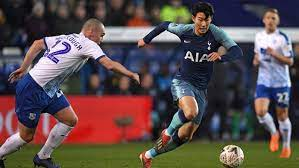
#> input picture soccer.jpg, 299 x 168 px, found by its file name
$ python 3_6.py
#> lines starting #> are read from the running program, lines starting #| are printed output that depends on the picture
# 히스토그램 평활화

import cv2 as cv
import matplotlib.pyplot as plt

img = cv.imread('soccer.jpg')
#> img is the input picture: shape (168, 299, 3); mean B, G, R 76.4, 76.5, 90.6

gray = cv.cvtColor(img, cv.COLOR_BGR2GRAY)
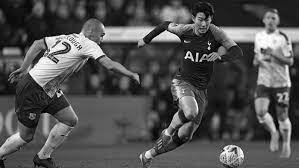
#> gray: shape (168, 299); min 0, max 254, mean 80.7
plt.imshow(gray, cmap='gray')
plt.xticks([])
plt.yticks([])
plt.show()

h = cv.calcHist([gray],[0],None,[256],[0,256])
#> h = 256 values, max 1087 at index 29, min 0 at index 255, mean 196.2
plt.plot(h, color = 'r', linewidth = 1)
plt.show()
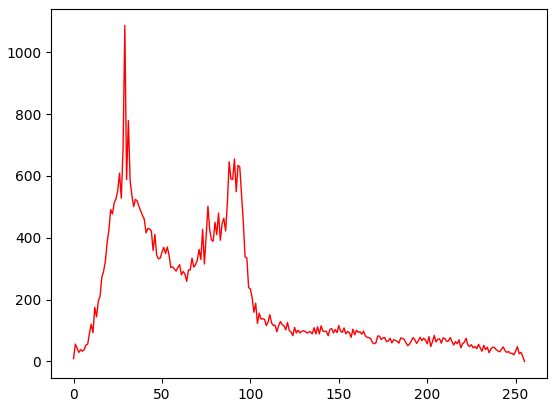
#> figure drawn by matplotlib, 1 panel; curve peaks at x = 29, y = 1087

equal = cv.equalizeHist(gray)
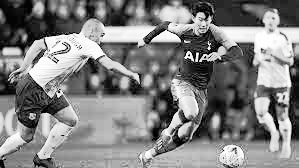
#> equal: shape (168, 299); min 0, max 255, mean 128.4
plt.imshow(equal, cmap = 'gray')
plt.xticks([])
plt.yticks([])
plt.show()

h = cv.calcHist([equal],[0],None,[256],[0,256])
#> h = 256 values, max 1087 at index 43, min 0 at index 9, mean 196.2
plt.plot(h, color = 'r', linewidth = 1)
plt.show()
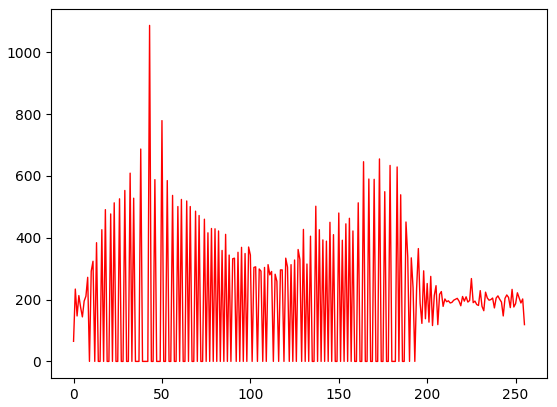
#> figure drawn by matplotlib, 1 panel; curve peaks at x = 43, y = 1087
